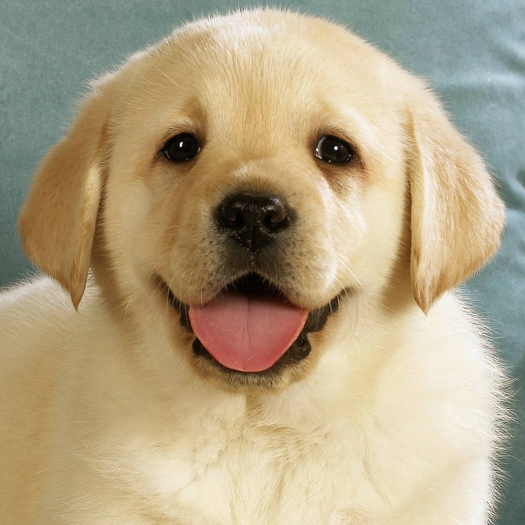
%> input picture Digital Image Processing 数字图像处理/Misc/HW/HW6/dog.jpg, 1050 x 1050 px (shown at 1/2 size)
$ octave reconstruction_2images.m   (GNU Octave 9; MATLAB toolbox functions it lacks are replaced by stand-ins)
%> lines starting %> are read from the running program, lines starting %| are printed output that depends on the picture
clc;
clear;

% Read the image
img1 = imread('dog.jpg');
%> img1 is the input picture: size 1050x1050x3 uint8; mean R, G, B 178.6, 163.8, 132.9
img2 = imread('selfie.jpg');
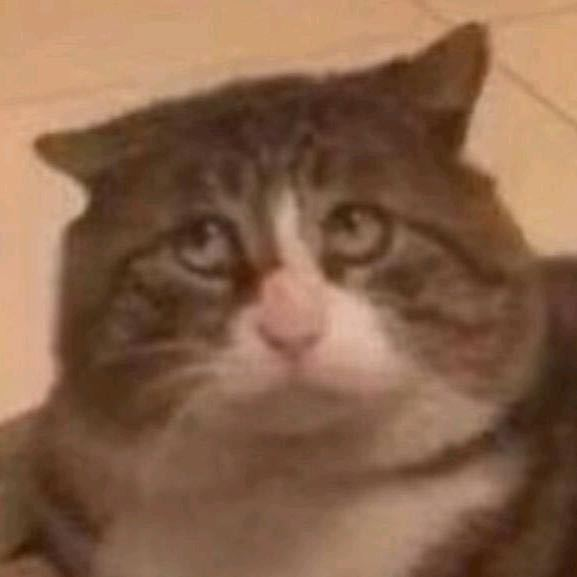
%> input picture Digital Image Processing 数字图像处理/Misc/HW/HW6/selfie.jpg, 577 x 577 px
%> img2 is the input picture: size 577x577x3 uint8; mean R, G, B 135.7, 99.4, 74.2

% Convert to grayscale
if size(img1, 3) == 3
    img1_gray = rgb2gray(img1);
else
    img1_gray = img1;
end

if size(img2, 3) == 3
    img2_gray = rgb2gray(img2);
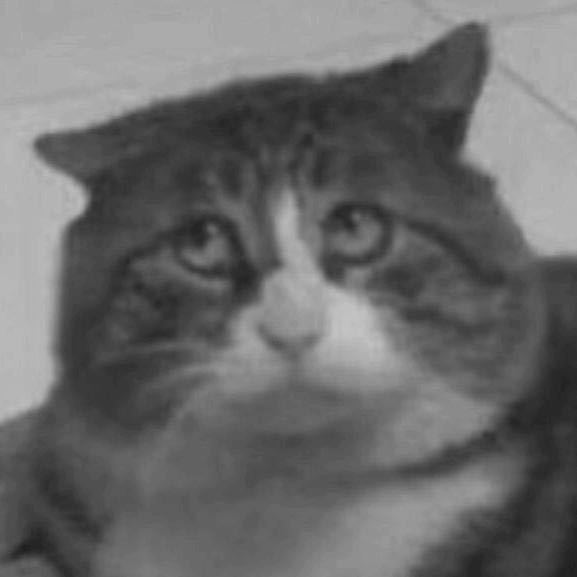
%> img2_gray: size 577x577 uint8; min 29, max 196, mean 107.4
else
    img2_gray = img2;
end

% Get size of image
[rows1, cols1, ~] = size(img1_gray);
%> rows1 = 1050; cols1 = 1050
[rows2, cols2, ~] = size(img2_gray);
%> rows2 = 577; cols2 = 577

% Certain the uniform size
new_rows = min(rows1, rows2);
%> new_rows = 577
new_cols = min(cols1, cols2);
%> new_cols = 577

% Resize the images to ensure both of them have the same size
img1_resized = imresize(img1_gray, [new_rows new_cols]);
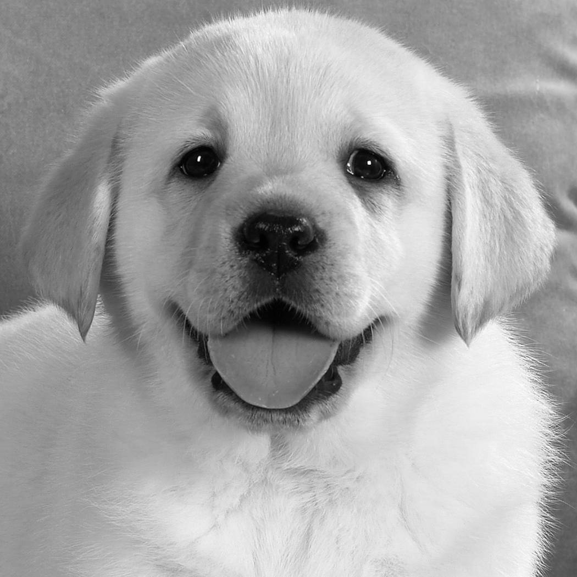
%> img1_resized: size 577x577 uint8; min 0, max 255, mean 164.8
img2_resized = imresize(img2_gray, [new_rows new_cols]);

% Display the original gray images
figure, imshow(img1_resized), title('Image 1 Gray');
figure, imshow(img2_resized), title('Image 2 Gray');

% Perform Fourier transform
F1 = fft2(double(img1_resized));
F2 = fft2(double(img2_resized));

% Get the magnitude and phase angle information
F1_magnitude = abs(F1);
F1_phase = angle(F1);
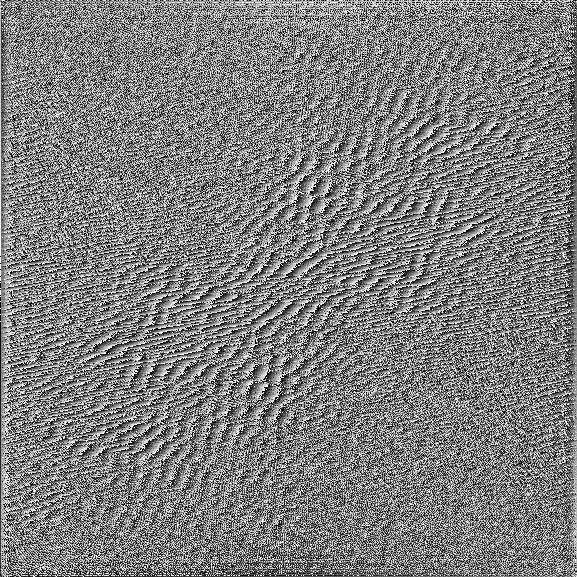
%> F1_phase: size 577x577 double; min -3.14, max 3.14, mean 4.78e-18; drawn with min black and max white
F2_magnitude = abs(F2);
F2_phase = angle(F2);
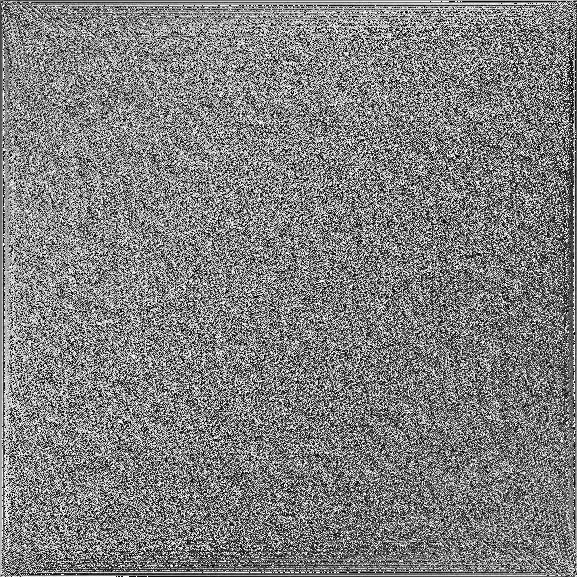
%> F2_phase: size 577x577 double; min -3.14, max 3.14, mean 2.05e-18; drawn with min black and max white

% Combine an image's phase angle and another image's magnitude,
% then perform the inverse Fourier transform to reconstruct the image
img_combined1 = real(ifft2(F1_magnitude .* exp(1i * F2_phase)));
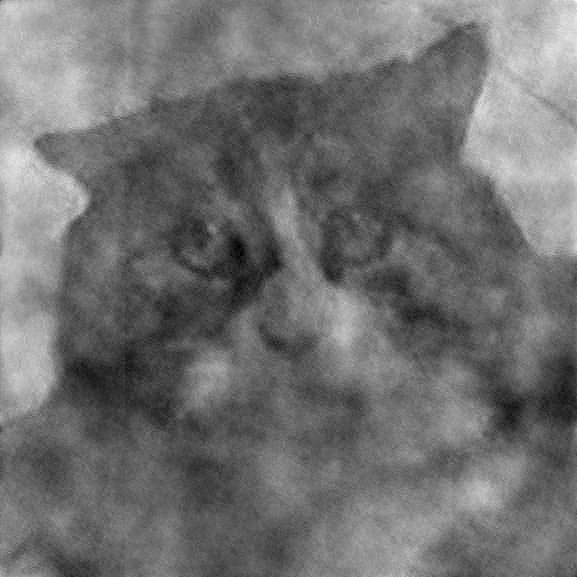
%> img_combined1: size 577x577 double; min 13.92, max 354.9, mean 164.8; drawn with min black and max white
img_combined2 = real(ifft2(F2_magnitude .* exp(1i * F1_phase)));
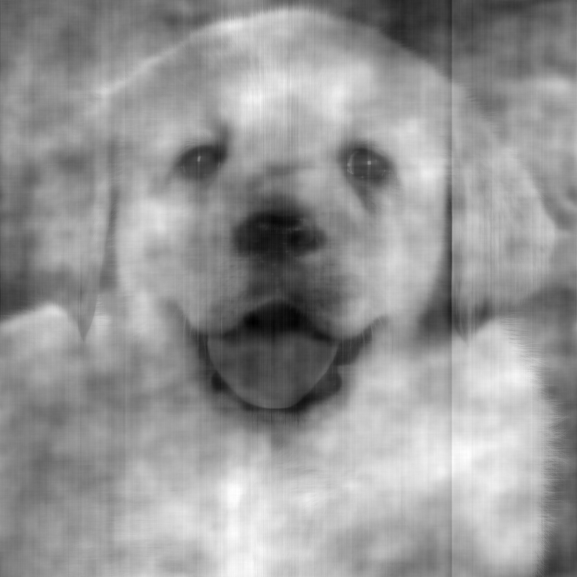
%> img_combined2: size 577x577 double; min -41.03, max 210, mean 107.4; drawn with min black and max white

% Display the reconstructed image
figure, imshow(img_combined1, []), title(['Combined Image from' ...
    ' Magnitude of Image 1 and Phase of Image 2']);
figure, imshow(img_combined2, []), title(['Combined Image from' ...
    ' Magnitude of Image 2 and Phase of Image 1']);
